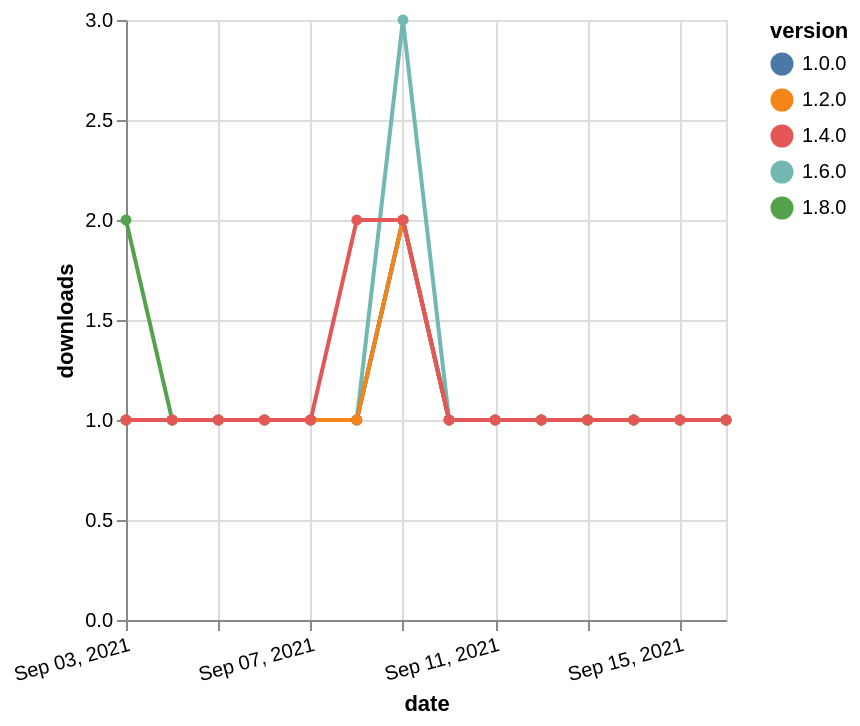

Express this chart as Vega-Lite.
### Vega-Lite specification from a JSON file in a GitHub repository (floating-point values rounded to 4 significant figures)
{"$schema": "https://vega.github.io/schema/vega-lite/v5.json", "description": "A simple bar chart with embedded data.", "data": {"values": [{"date": "2021-09-03", "total": 194, "delta": 1, "version": "1.6.0"}, {"date": "2021-09-04", "total": 195, "delta": 1, "version": "1.6.0"}, {"date": "2021-09-05", "total": 196, "delta": 1, "version": "1.6.0"}, {"date": "2021-09-06", "total": 197, "delta": 1, "version": "1.6.0"}, {"date": "2021-09-07", "total": 198, "delta": 1, "version": "1.6.0"}, {"date": "2021-09-08", "total": 199, "delta": 1, "version": "1.6.0"}, {"date": "2021-09-09", "total": 202, "delta": 3, "version": "1.6.0"}, {"date": "2021-09-10", "total": 203, "delta": 1, "version": "1.6.0"}, {"date": "2021-09-11", "total": 204, "delta": 1, "version": "1.6.0"}, {"date": "2021-09-12", "total": 205, "delta": 1, "version": "1.6.0"}, {"date": "2021-09-13", "total": 206, "delta": 1, "version": "1.6.0"}, {"date": "2021-09-14", "total": 207, "delta": 1, "version": "1.6.0"}, {"date": "2021-09-15", "total": 208, "delta": 1, "version": "1.6.0"}, {"date": "2021-09-16", "total": 209, "delta": 1, "version": "1.6.0"}, {"date": "2021-09-03", "total": 122, "delta": 2, "version": "1.8.0"}, {"date": "2021-09-04", "total": 123, "delta": 1, "version": "1.8.0"}, {"date": "2021-09-05", "total": 124, "delta": 1, "version": "1.8.0"}, {"date": "2021-09-06", "total": 125, "delta": 1, "version": "1.8.0"}, {"date": "2021-09-07", "total": 126, "delta": 1, "version": "1.8.0"}, {"date": "2021-09-08", "total": 127, "delta": 1, "version": "1.8.0"}, {"date": "2021-09-09", "total": 129, "delta": 2, "version": "1.8.0"}, {"date": "2021-09-10", "total": 130, "delta": 1, "version": "1.8.0"}, {"date": "2021-09-11", "total": 131, "delta": 1, "version": "1.8.0"}, {"date": "2021-09-12", "total": 132, "delta": 1, "version": "1.8.0"}, {"date": "2021-09-13", "total": 133, "delta": 1, "version": "1.8.0"}, {"date": "2021-09-14", "total": 134, "delta": 1, "version": "1.8.0"}, {"date": "2021-09-15", "total": 135, "delta": 1, "version": "1.8.0"}, {"date": "2021-09-16", "total": 136, "delta": 1, "version": "1.8.0"}, {"date": "2021-09-03", "total": 198, "delta": 1, "version": "1.0.0"}, {"date": "2021-09-04", "total": 199, "delta": 1, "version": "1.0.0"}, {"date": "2021-09-05", "total": 200, "delta": 1, "version": "1.0.0"}, {"date": "2021-09-06", "total": 201, "delta": 1, "version": "1.0.0"}, {"date": "2021-09-07", "total": 202, "delta": 1, "version": "1.0.0"}, {"date": "2021-09-08", "total": 203, "delta": 1, "version": "1.0.0"}, {"date": "2021-09-09", "total": 205, "delta": 2, "version": "1.0.0"}, {"date": "2021-09-10", "total": 206, "delta": 1, "version": "1.0.0"}, {"date": "2021-09-11", "total": 207, "delta": 1, "version": "1.0.0"}, {"date": "2021-09-12", "total": 208, "delta": 1, "version": "1.0.0"}, {"date": "2021-09-13", "total": 209, "delta": 1, "version": "1.0.0"}, {"date": "2021-09-14", "total": 210, "delta": 1, "version": "1.0.0"}, {"date": "2021-09-15", "total": 211, "delta": 1, "version": "1.0.0"}, {"date": "2021-09-16", "total": 212, "delta": 1, "version": "1.0.0"}, {"date": "2021-09-03", "total": 198, "delta": 1, "version": "1.2.0"}, {"date": "2021-09-04", "total": 199, "delta": 1, "version": "1.2.0"}, {"date": "2021-09-05", "total": 200, "delta": 1, "version": "1.2.0"}, {"date": "2021-09-06", "total": 201, "delta": 1, "version": "1.2.0"}, {"date": "2021-09-07", "total": 202, "delta": 1, "version": "1.2.0"}, {"date": "2021-09-08", "total": 203, "delta": 1, "version": "1.2.0"}, {"date": "2021-09-09", "total": 205, "delta": 2, "version": "1.2.0"}, {"date": "2021-09-10", "total": 206, "delta": 1, "version": "1.2.0"}, {"date": "2021-09-11", "total": 207, "delta": 1, "version": "1.2.0"}, {"date": "2021-09-12", "total": 208, "delta": 1, "version": "1.2.0"}, {"date": "2021-09-13", "total": 209, "delta": 1, "version": "1.2.0"}, {"date": "2021-09-14", "total": 210, "delta": 1, "version": "1.2.0"}, {"date": "2021-09-15", "total": 211, "delta": 1, "version": "1.2.0"}, {"date": "2021-09-16", "total": 212, "delta": 1, "version": "1.2.0"}, {"date": "2021-09-03", "total": 176, "delta": 1, "version": "1.4.0"}, {"date": "2021-09-04", "total": 177, "delta": 1, "version": "1.4.0"}, {"date": "2021-09-05", "total": 178, "delta": 1, "version": "1.4.0"}, {"date": "2021-09-06", "total": 179, "delta": 1, "version": "1.4.0"}, {"date": "2021-09-07", "total": 180, "delta": 1, "version": "1.4.0"}, {"date": "2021-09-08", "total": 182, "delta": 2, "version": "1.4.0"}, {"date": "2021-09-09", "total": 184, "delta": 2, "version": "1.4.0"}, {"date": "2021-09-10", "total": 185, "delta": 1, "version": "1.4.0"}, {"date": "2021-09-11", "total": 186, "delta": 1, "version": "1.4.0"}, {"date": "2021-09-12", "total": 187, "delta": 1, "version": "1.4.0"}, {"date": "2021-09-13", "total": 188, "delta": 1, "version": "1.4.0"}, {"date": "2021-09-14", "total": 189, "delta": 1, "version": "1.4.0"}, {"date": "2021-09-15", "total": 190, "delta": 1, "version": "1.4.0"}, {"date": "2021-09-16", "total": 191, "delta": 1, "version": "1.4.0"}]}, "width": "container", "mark": {"type": "line", "point": {"filled": true}}, "encoding": {"x": {"field": "date", "type": "temporal", "timeUnit": "yearmonthdate", "title": "date", "axis": {"labelAngle": -15}}, "y": {"field": "delta", "type": "quantitative", "title": "downloads"}, "color": {"field": "version", "type": "nominal"}, "tooltip": {"field": "delta"}}}
